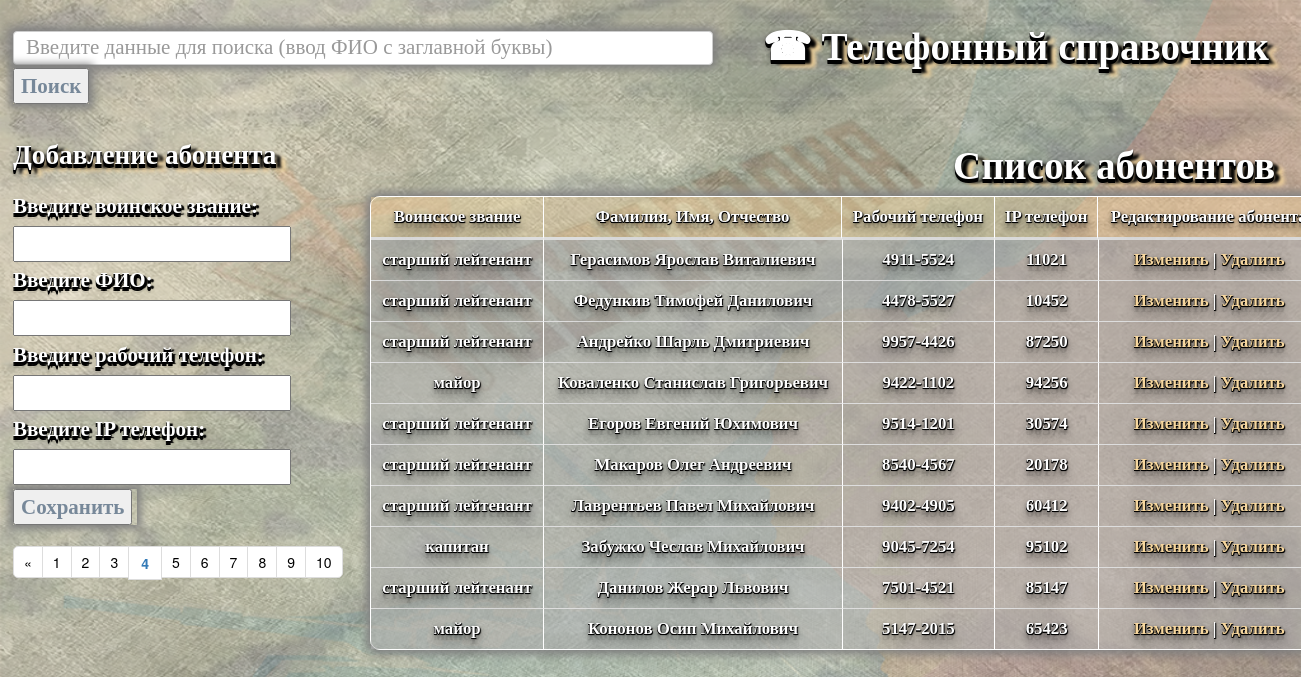
/?page=4, run on the app's committed database.
### phones/models.py (models this page shows, shortened)
class Abonent(models.Model):
    id = models.AutoField('ID', auto_created=True, primary_key=True)
    rank = models.CharField('Воинское звание', max_length=50)
    name = models.CharField('Фамилия, Имя, Отчество', max_length=100)
    phone = models.CharField('Рабочий телефон', max_length=10)
    IP_phone = models.CharField('IP телефон', max_length=10)
    class Meta:
        verbose_name = 'Абонент'
        verbose_name_plural = 'Абоненты'

### phones/views.py (the view)
# urls.py: path('', HomePageView.as_view(), name='home'),
class HomePageView(ListView):
    model = Abonent
    context_object_name = 'abonents'
    template_name = 'home.html'
    def get_queryset(self):
        abonents = Abonent.objects.all()
        paginator = Paginator(abonents, 10)
        page = self.request.GET.get('page')
        try:
            abonents = paginator.page(page)
        except PageNotAnInteger:
            abonents = paginator.page(1)
        except EmptyPage:
            abonents = paginator.page(paginator.num_pages)
        return abonents

### templates/home.html (shortened to what this page needs)
{% load bootstrap3 %}
{% bootstrap_css %}
<!DOCTYPE html>
<html lang="en">
  <head>
    {% load static %}
    <link rel="stylesheet" href="{% static 'css/home.css' %}">
  </head>
  <body>
    <header>&#9742; Телефонный справочник</header>
<div class="search">
<form  action="{% url 'search_results' %}" method="get">
  <input required="true" name="q" type="text" autofocus class="form-control" placeholder="Введите данные для поиска (ввод ФИО с заглавной буквы)" value="{{ qwery }}">
    <span class="{% url 'search_results' %}">
       <div class="button_search"> <button type="submit" class="{% url 'search_results' %}">Поиск</button></div>
  </span>
</form>
</div>
<div class="create">
<h1>Добавление абонента</h1>
    <form method="POST" action="create/" class = "input_create">
        <p>
            <a1><label>Введите воинское звание:</label><br></a1>
            <input type="text" name="rank" />
        </p>
        <p>
            <a2><label>Введите ФИО:</label><br></a2>
            <input type="text" name="name" />
        </p>
        <p>
            <a3><label>Введите рабочий телефон:</label><br></a3>
            <input type="text" name="phone" />
        </p>
        <p>
            <a4><label>Введите IP телефон:</label><br></a4>
            <input type="text" name="IP_phone" />
        </p>
       <div class="create_button"> <input type="submit" value="Сохранить" > </div>
    </form>
</div>
<ul class="pagination">
    {% if abonents.has_previous %}
        <li><a href="?page={{ abonents.previous_page_number }}">«</a></li>
    {% endif %}
    {% for num in abonents.paginator.page_range %}
        {% if num == abonents.number %}
            <li><span class="current"><b>{{ num }}</b></span></li>
        {% else %}
            <li><a href="?page={{ num }}"> {{ num }}</a></li>
        {% endif %}
    {% endfor %}
</ul>
<h2>Список абонентов</h2>
<table class = "table">
    <thead><th class="th1">Воинское звание</th><th class="th2">Фамилия, Имя, Отчество</th><th class="th3">Рабочий телефон</th><th class="th4">IP телефон</th><th class="th5">Редактирование абонента</th></thead>
{% for abonent in object_list %}
    <tr>
        <td  class="td1" valign="center" align="center"> {{ abonent.rank }} </td>
        <td  class="td2" valign="center" align="center"> {{ abonent.name }} </td>
        <td  class="td3" valign="center" align="center"> {{ abonent.phone }} </td>
        <td  class="td4" valign="center" align="center"> {{ abonent.IP_phone }} </td>
        <td  class="td5" valign="center" align="center"><a class="a_edit" href="edit/{{abonent.id}}">Изменить</a> | <a class="a_delete" href="delete/{{abonent.id}}">Удалить</a></td>
    </tr>
{% endfor %}
    </table>
</body>
</html>

### phone_book/static/phone/css/home.css (style rules this page uses)
html { font-size: 24px; }
header { margin: 1% 0.5% 0% 0%; text-align:right; color: White; font-size: 2.8em; font-family: Times New Roman; font-weight: bolder; padding: 0% 1% 0% 0%; text-shadow: 6px 4px 3px rgb(0, 0, 0), 0 2px 0 #000000, 0 1px 0 rgb(0, 0, 0), 0 4px 0 #000000, 0 3px 0 rgb(8, 8, 8), 0 6px 1px rgba(0, 0, 0, .1), 0 0 5px rgba(0, 0, 0, .1), 0 1px 3px rgba(0, 0, 0, .3), 0 3px 5px rgba(0, 0, 0, .2), 10px 6px 4px rgba(247, 215, 158, 0.2), 10px 7px 4px rgba(247, 215, 158, 0.2), 10px 7px 4px rgba(247, 215, 158, 1); }
body { background: url("../img/fon.png"); background-repeat: no-repeat; background-size: 100%; width:100%; padding: 0.5% 1% 0.5% 1%; -moz-background-size: 100%; -webkit-background-size: 100%; -o-background-size: 100%; }
h1, h2 { position: relative; color: White; font-family: Times New Roman; font-weight: bolder; text-shadow: 6px 4px 3px rgb(0, 0, 0), 0 2px 0 #000000, 0 1px 0 rgb(0, 0, 0), 0 4px 0 #000000, 0 3px 0 rgb(8, 8, 8), 0 6px 1px rgba(0, 0, 0, .1), 0 0 5px rgba(0, 0, 0, .1), 0 1px 3px rgba(0, 0, 0, .3), 0 3px 5px rgba(0, 0, 0, .2), 10px 6px 4px rgba(247, 215, 158, 0.2), 10px 7px 4px rgba(247, 215, 158, 0.2), 10px 7px 4px rgba(247, 215, 158, 1); }
h1 { margin: -5% 0% 6% 0%; text-align:left; font-size: 1.3em; }
h2 { margin: -31.5% 1% 0% 0%; text-align:right; font-size: 2.8em; }
.search { margin: -3.5% auto; font-size: 1.5em; position: relative; font-family: Times New Roman; display:inline-block; padding: 0 auto; width: 700px; }
.form-control { width: 700px; text-align:left; box-shadow: 0 0 1vmin 0.5vmin Grey; font-size: 1em; }
.button_search { font-size: 1em; color: LightSlateGray; font-weight: bolder; margin: 0.5% 0% 0% 0%; box-shadow: 0 0 1vmin 0.5vmin Grey; width: 76px; text-align:left; }
.create { position: relative; text-align:left; margin: 6% 0% 0% 0%; font-size: 1.5em; font-family: Times New Roman; font-weight: bolder; width: 350px; text-shadow: 3px 2px 1px rgb(0, 0, 0), 0 2px 0 #000000, 0 1px 0 rgb(0, 0, 0), 0 4px 0 #000000, 0 3px 0 rgb(8, 8, 8), 0 6px 1px rgba(0, 0, 0, .1), 0 0 5px rgba(0, 0, 0, .1); }
a1, a2, a3, a4 { color: White; }
p { margin: 1% auto; color: Black; }
.create_button { color: LightSlateGray; box-shadow: 0 0 1vmin 0.5vmin Grey; width: 124px; }
.table { border-collapse:separate; border:solid white 1px; border-radius:10px; -moz-border-radius:6px; position: relative; margin: 0.7% 0% 0% 28%; font-size: 1.2em; color: White; font-family: Times New Roman; font-weight: bolder; width: 950px; box-shadow: 0 0 1vmin 0.5vmin Grey; text-shadow: 1px 1px 1px rgb(0, 0, 0), 0 1px 0 #000000, 0 1px 0 rgb(0, 0, 0), 0 1px 0 #000000, 0 1px 0 rgb(8, 8, 8), 0 6px 1px rgba(0, 0, 0, .1), 0 0 5px rgba(0, 0, 0, .1), 0 1px 3px rgba(0, 0, 0, .3), 0 3px 5px rgba(0, 0, 0, .2), 0 5px 10px rgba(0, 0, 0, .25), 0 10px 10px rgba(0, 0, 0, .2), 0 20px 20px rgba(0, 0, 0, .15); }
table, th { text-align: center; }
.th1, .th2, .th3, .th4, .th5 { background-color: rgba(247, 215, 158, 0.4); color: White; }
.th2, .th4 { background-color: rgba(247, 215, 158, 0.4); color: White; border:solid white 1px; }
.td1, .td2, .td3, .td4, .td5 { background-color: rgba(176, 176, 176, 0.6); }
.td2, .td3, .td4, .td5 { border-left: solid white 1px; border-top: solid white 1px; }
.a_edit, .a_delete { text-decoration:none !important; color:rgba(247, 215, 158, 1); }
ul.pagination { display: inline-block; padding: 0; margin: 0% auto; position: fixed; }
ul.pagination li { display: inline; }
ul.pagination li a { color: black; float: left; padding: 5px 10px; text-decoration: none; transition: background-color .3s; border: 1px solid #ddd; }
.pagination li:first-child a { border-top-left-radius: 5px; border-bottom-left-radius: 5px; }
.pagination li:last-child a { border-top-right-radius: 5px; border-bottom-right-radius: 5px; }

### data on the page
Abonent: rank "старший лейтенант", name "Герасимов Ярослав Виталиевич", phone "4911-5524", IP_phone "11021"
Abonent: rank "старший лейтенант", name "Федункив Тимофей Данилович", phone "4478-5527", IP_phone "10452"
Abonent: rank "старший лейтенант", name "Андрейко Шарль Дмитриевич", phone "9957-4426", IP_phone "87250"
Abonent: rank "майор", name "Коваленко Станислав Григорьевич", phone "9422-1102", IP_phone "94256"
Abonent: rank "старший лейтенант", name "Егоров Евгений Юхимович", phone "9514-1201", IP_phone "30574"
Abonent: rank "старший лейтенант", name "Макаров Олег Андреевич", phone "8540-4567", IP_phone "20178"
Abonent: rank "старший лейтенант", name "Лаврентьев Павел Михайлович", phone "9402-4905", IP_phone "60412"
Abonent: rank "капитан", name "Забужко Чеслав Михайлович", phone "9045-7254", IP_phone "95102"
Abonent: rank "старший лейтенант", name "Данилов Жерар Львович", phone "7501-4521", IP_phone "85147"
Abonent: rank "майор", name "Кононов Осип Михайлович", phone "5147-2015", IP_phone "65423"

### other printed values
{{ num }} "1" "2" "3" "5" "6" "7" "8" "9" "10"
{{ num }} "4"
